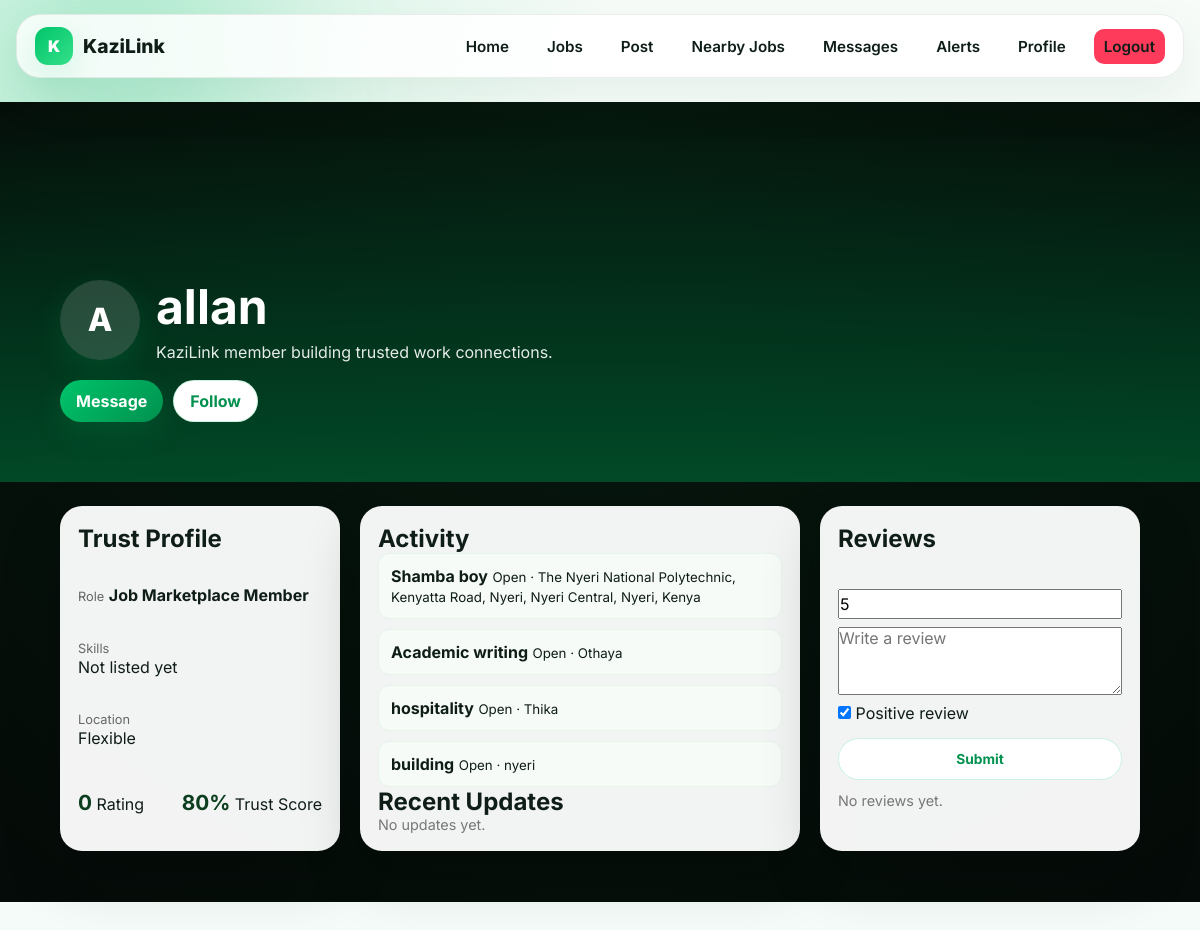
Screenshot of /profiles/allan/ (signed in) with the database file from the repository.
### marketplace/models.py (models this page shows, shortened)
class Profile(models.Model):
    EMPLOYER = 'employer'
    SEEKER = 'seeker'
    ROLE_CHOICES = (
        (EMPLOYER, 'Employer'),
        (SEEKER, 'Job Seeker'),
    )
    user = models.OneToOneField(User, on_delete=models.CASCADE, related_name='profile')
    role = models.CharField(max_length=20, choices=ROLE_CHOICES)
    bio = models.TextField(blank=True)
    skills = models.CharField(max_length=255, blank=True)
    location = models.CharField(max_length=120, blank=True)
    latitude = models.DecimalField(max_digits=9, decimal_places=6, null=True, blank=True)
    longitude = models.DecimalField(max_digits=9, decimal_places=6, null=True, blank=True)
    avatar = models.ImageField(upload_to='profiles/avatars/', blank=True)
    cover_photo = models.ImageField(upload_to='profiles/covers/', blank=True)
    verified = models.BooleanField(default=False)
    online = models.BooleanField(default=False)
    trust_score = models.PositiveIntegerField(default=80)
    resume = models.FileField(upload_to='profiles/resumes/', blank=True)
    created_at = models.DateTimeField(auto_now_add=True)
    @property
    def rating_average(self):
        aggregate = self.user.received_reviews.aggregate(models.Avg('rating'))
        return round(aggregate['rating__avg'] or 0, 1)

class Job(models.Model):
    IMMEDIATE = 'immediate'
    SHORT_TERM = 'short_term'
    LONG_TERM = 'long_term'
    PART_TIME = 'part_time'
    FULL_TIME = 'full_time'
    CASUAL = 'casual'
    FREELANCE = 'freelance'
    PROFESSIONAL = 'professional'
    TYPE_CHOICES = (
        (IMMEDIATE, 'Immediate'),
        (SHORT_TERM, 'Short-term'),
        (LONG_TERM, 'Long-term'),
        (PART_TIME, 'Part-time'),
        (FULL_TIME, 'Full-time'),
        (CASUAL, 'Casual'),
        (FREELANCE, 'Freelance'),
        (PROFESSIONAL, 'Professional'),
    )
    OPEN = 'open'
    TAKEN = 'taken'
    CLOSED = 'closed'
    STATUS_CHOICES = (
        (OPEN, 'Open'),
        (TAKEN, 'Taken'),
        (CLOSED, 'Closed'),
    )
    employer = models.ForeignKey(User, on_delete=models.CASCADE, related_name='jobs')
    title = models.CharField(max_length=160)
    description = models.TextField()
    category = models.ForeignKey(Category, on_delete=models.SET_NULL, null=True, related_name='jobs')
    job_type = models.CharField(max_length=30, choices=TYPE_CHOICES)
    salary = models.DecimalField(max_digits=12, decimal_places=2, null=True, blank=True)
    location = models.CharField(max_length=140)
    latitude = models.DecimalField(max_digits=9, decimal_places=6, null=True, blank=True)
    longitude = models.DecimalField(max_digits=9, decimal_places=6, null=True, blank=True)
    resolved_place_name = models.CharField(max_length=255, blank=True)
    deadline = models.DateField(null=True, blank=True)
    required_skills = models.CharField(max_length=255, blank=True)
    contact_information = models.CharField(max_length=160)
    photo = models.ImageField(upload_to='jobs/photos/', blank=True)
    video = models.FileField(upload_to='jobs/videos/', blank=True)
    audio = models.FileField(upload_to='jobs/audio/', blank=True)
    document = models.FileField(upload_to='jobs/documents/', blank=True)
    status = models.CharField(max_length=20, choices=STATUS_CHOICES, default=OPEN)
    tags = models.CharField(max_length=200, blank=True)
    views = models.PositiveIntegerField(default=0)
    created_at = models.DateTimeField(auto_now_add=True)
    updated_at = models.DateTimeField(auto_now=True)
    class Meta:
        ordering = ['-created_at']
    def get_absolute_url(self):
        return reverse('job_detail', kwargs={'pk': self.pk})

### marketplace/views.py (the view)
# urls.py: path('profiles/<str:username>/', views.profile_detail, name='profile_detail'),
@login_required
def profile_detail(request, username):
    profile_user = get_object_or_404(User.objects.select_related('profile'), username=username)
    jobs = Job.objects.filter(employer=profile_user)
    if request.user != profile_user:
        jobs = jobs.filter(status=Job.OPEN)
    jobs = jobs[:6]
    reviews = Review.objects.filter(reviewed=profile_user).select_related('reviewer')
    updates = profile_user.updates.all()[:5]
    return render(request, 'marketplace/profile.html', {
        'profile_user': profile_user,
        'jobs': jobs,
        'reviews': reviews,
        'updates': updates,
        'is_following': Follow.objects.filter(follower=request.user, followed=profile_user).exists(),
        'update_form': ActivityUpdateForm(),
    })

### marketplace/forms.py
class ActivityUpdateForm(forms.ModelForm):
    class Meta:
        model = ActivityUpdate
        fields = ['body', 'media']
        widgets = {'body': forms.Textarea(attrs={'rows': 3, 'placeholder': 'Share an update with your network...'})}

### marketplace/context_processors.py (called while the page is built)
def alert_badge(request):
    if not request.user.is_authenticated:
        return {'alert_match_count': 0}
    return {'alert_match_count': len(matching_alert_jobs(request.user))}

### marketplace/views.py (called while the page is built, shortened)
def matching_alert_jobs(user):
    alerts = list(user.job_alerts.filter(active=True).select_related('category'))
    if not alerts:
        return []

### templates/marketplace/profile.html (shortened to what this page needs)
{% extends 'marketplace/base.html' %}
{% load static %}
{% block page_css %}
<link rel="stylesheet" href="{% static 'marketplace/css/profile.css' %}">
{% endblock %}
{% block content %}
<main class="profile-page">
    <section class="profile-hero"
    >
        <div class="hero-overlay"></div>
        <div class="profile-card">
            <div class="profile-top">
                <div class="avatar big">
                    {{ profile_user.username|first|upper }}
                </div>
                <div class="profile-info">
                    <h1>
                        {{ profile_user.username }}
                    </h1>
                    <p class="bio">
                        {{ profile_user.profile.bio|default:'KaziLink member building trusted work connections.' }}
                    </p>
                </div>
            </div>
            <div class="profile-actions">
                {% if user != profile_user %}
                    <a class="btn primary" href="{% url 'start_conversation' profile_user.username %}">
                        Message
                    </a>
                    <form method="post" action="{% url 'toggle_follow' profile_user.username %}">
                        <button class="btn ghost">
                            {% if is_following %}Following{% else %}Follow{% endif %}
                        </button>
                    </form>
                {% endif %}
            </div>
        </div>
    </section>
    <section class="profile-grid">
        <aside class="card trust-card">
            <h2>Trust Profile</h2>
            <div class="trust-item">
                <span>Role</span>
                <strong>Job Marketplace Member</strong>
            </div>
            <div class="trust-item">
                <span>Skills</span>
                <p>{{ profile_user.profile.skills|default:'Not listed yet' }}</p>
            </div>
            <div class="trust-item">
                <span>Location</span>
                <p>{{ profile_user.profile.location|default:'Flexible' }}</p>
            </div>
            <div class="trust-stats">
                <div>
                    <strong>{{ profile_user.profile.rating_average }}</strong>
                    <span>Rating</span>
                </div>
                <div>
                    <strong>{{ profile_user.profile.trust_score }}%</strong>
                    <span>Trust Score</span>
                </div>
            </div>
        </aside>
        <section class="card main-content">
            <h2>Activity</h2>
            <div class="mini-grid">
                {% for job in jobs %}
                    <a class="mini-card" href="{{ job.get_absolute_url }}">
                        <strong>{{ job.title }}</strong>
                        <small>{{ job.get_status_display }} · {{ job.location }}</small>
                    </a>
                {% empty %}
                    <p class="empty">No public jobs yet.</p>
                {% endfor %}
            </div>
            <h2 class="section-title">Recent Updates</h2>
            {% for update in updates %}
                <article class="update">
                    <p>{{ update.body }}</p>
                </article>
            {% empty %}
                <p class="empty">No updates yet.</p>
            {% endfor %}
        </section>
        <aside class="card reviews-card">
            <h2>Reviews</h2>
            {% if user != profile_user %}
            <form class="review-form" method="post" action="{% url 'review_user' profile_user.username %}">
                <input name="rating" type="number" min="1" max="5" value="5">
                <textarea name="body" rows="3" placeholder="Write a review"></textarea>
                <label class="check">
                    <input type="checkbox" name="positive" checked>
                    Positive review
                </label>
                <button class="btn mini">Submit</button>
            </form>
            {% endif %}
            {% for review in reviews %}
                <article class="review">
                    <div class="stars">{{ review.rating }} ★</div>
                    <p>{{ review.body }}</p>
                    <small>— {{ review.reviewer.username }}</small>
                </article>
            {% empty %}
                <p class="empty">No reviews yet.</p>
            {% endfor %}
        </aside>
    </section>
</main>
{% endblock %}

### static/marketplace/css/base.css (style rules this page uses)
:root { --green: #00c46a; --green-dark: #00914f; --mint: #e9fff3; --ink: #0f1d17; --bg: #f5fbf8; --card: rgba(255,255,255,0.75); --text: #0f1d17; --muted: #6c7a73; --border: rgba(0,0,0,0.08); --line: rgba(15,29,23,0.08); --shadow: 0 20px 60px rgba(0,0,0,0.08); --shadow-soft: 0 10px 30px rgba(0,196,106,0.15); --radius: 14px; }
* { margin: 0; padding: 0; box-sizing: border-box; }
body { font-family: "Inter", sans-serif; background: radial-gradient(circle at 12% -8%, rgba(0,196,106,0.16), transparent 32%), linear-gradient(180deg, #f7fcf9 0%, var(--bg) 100%); color: var(--text); overflow-x: hidden; }
a { color: var(--green-dark); text-decoration: none; }
button, input, select, textarea { font: inherit; }
.btn-primary, .btn-danger, .btn, button.btn { display: inline-flex; align-items: center; justify-content: center; gap: 8px; padding: 10px 16px; border-radius: 999px; font-weight: 700; text-decoration: none; border: 0; cursor: pointer; transition: 0.2s ease; }
.btn.primary { background: linear-gradient(135deg, var(--green), var(--green-dark)); color: white; box-shadow: var(--shadow-soft); }
.btn.ghost, .btn.mini { border: 1px solid rgba(0,196,106,0.2); background: white; color: var(--green-dark); }
.btn.mini { min-height: 36px; padding: 8px 13px; font-size: 0.86rem; }
.avatar { width: 42px; height: 42px; display: inline-grid; place-items: center; border-radius: 50%; background: linear-gradient(135deg, var(--green), #35e08a); color: white; font-weight: 900; box-shadow: var(--shadow-soft); }

### static/marketplace/css/profile.css (style rules this page uses)
.profile-page { min-height: 100vh; background: radial-gradient(circle at top, #071b10, #050b08); }
.profile-hero { position: relative; min-height: 380px; display: flex; align-items: flex-end; padding: clamp(20px, 5vw, 70px); background-size: cover; background-position: center; color: white; }
.hero-overlay { position: absolute; inset: 0; background: linear-gradient(180deg, rgba(0,0,0,0.2), rgba(0,79,42,0.9)); }
.profile-card { position: relative; z-index: 2; max-width: 900px; display: grid; gap: 18px; }
.profile-top { display: flex; gap: 16px; align-items: center; }
.avatar.big { width: 80px; height: 80px; border-radius: 50%; display: grid; place-items: center; background: rgba(255,255,255,0.15); font-size: 2rem; font-weight: 800; backdrop-filter: blur(10px); }
.profile-info h1 { margin: 0; font-size: clamp(2rem, 4vw, 3.5rem); }
.bio { margin-top: 6px; opacity: 0.9; }
.profile-actions { display: flex; gap: 10px; flex-wrap: wrap; }
.profile-grid { display: grid; grid-template-columns: minmax(240px, 280px) minmax(0, 1fr) minmax(260px, 320px); gap: 20px; padding: 24px clamp(14px, 5vw, 60px); }
.card { background: rgba(255,255,255,0.95); border-radius: 22px; padding: 18px; box-shadow: 0 25px 60px rgba(0,0,0,0.2); }
.trust-card { display: grid; gap: 14px; }
.trust-item span { font-size: 0.8rem; color: #666; }
.trust-stats { display: flex; justify-content: space-between; margin-top: 10px; }
.trust-stats strong { font-size: 1.3rem; color: #0b3d1e; }
.main-content h2 { margin-top: 0; }
.section-title { margin-top: 18px; }
.mini-grid { display: grid; gap: 10px; }
.mini-card { padding: 12px; border-radius: 12px; background: #f6fbf8; text-decoration: none; color: inherit; transition: 0.2s ease; border: 1px solid rgba(48,182,75,.08); }
.reviews-card { display: grid; gap: 12px; }
.review-form { display: grid; gap: 8px; }
.empty { color: #777; font-size: 0.9rem; }

### rows the page displays
Job: title "Shamba boy", status "Open", location "The Nyeri National Polytechnic, Kenyatta Road, Nyeri, Nyeri Central, Nyeri, Kenya"
Job: title "Academic writing", status "Open", location "Othaya"
Job: title "hospitality", status "Open", location "Thika"
Job: title "building", status "Open", location "nyeri"

### other values shown
{{ profile_user.username|first|upper }} "A"
{{ profile_user.username }} "allan"
{{ profile_user.profile.skills|default:'Not listed yet' }} "Not listed yet"
{{ profile_user.profile.location|default:'Flexible' }} "Flexible"
{{ profile_user.profile.rating_average }} "0"
{{ profile_user.profile.trust_score }} "80"
